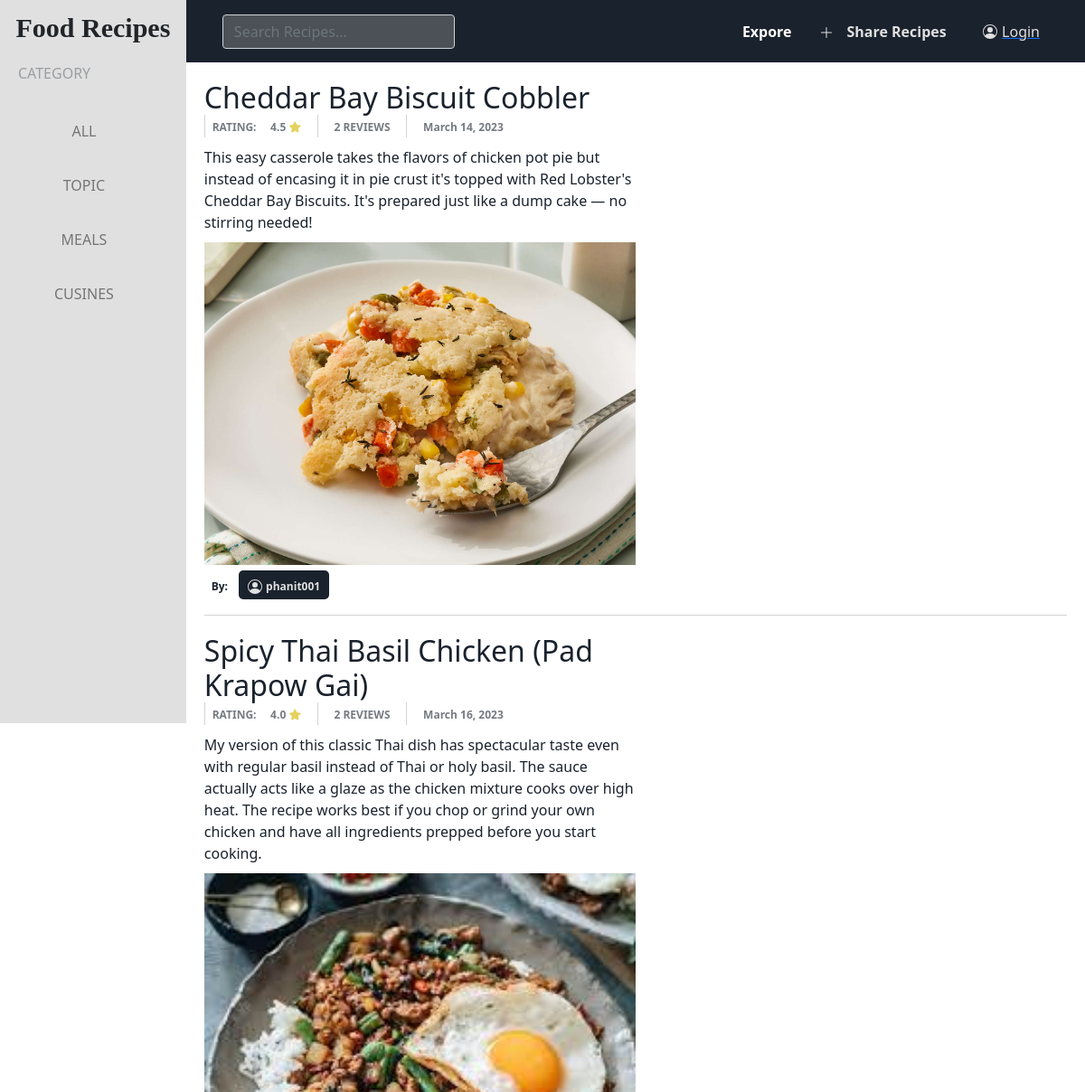
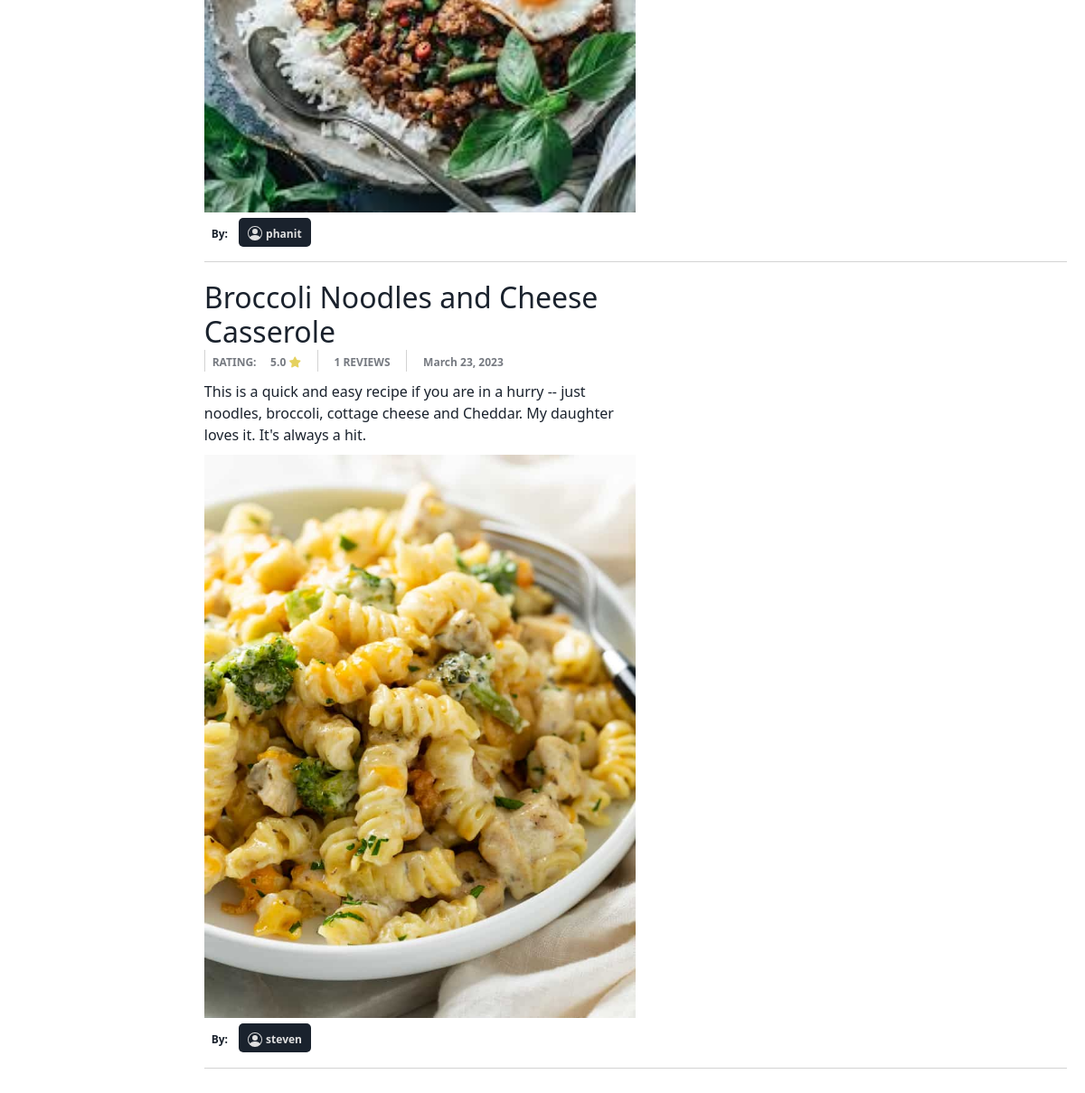
The page / on the database its author committed (2 pictures, top to bottom).
### base/models.py (models this page shows, shortened)
class Recipe(models.Model):
    user = models.ForeignKey("User", on_delete=models.CASCADE, related_name='recipe_user')
    create_at = models.DateField(default=timezone.localtime())
    title = models.TextField()
    description = models.TextField()
    ingredients = models.TextField()
    image = models.ImageField(null=True, upload_to='images/')
    directions = models.TextField()
    totalTime = models.IntegerField()
    categories = models.TextField(null=True)
    recipe_allergy_ingrediets = models.TextField(default=None, blank=True, null=True)
    recipe_favorite_ingrediets = models.TextField(default=None, blank=True, null=True)
    def rating(self):
        return self.recipe_review_rating.aggregate(avg_rating=Coalesce(Avg('rating'),0.0))
    def review(self):
        return self.recipe_review_rating.aggregate(count_review=Count('review'))

class User(AbstractUser):
    email = models.EmailField(unique=True, null=True)
    bio = models.TextField(default=None, blank=True, null=True)
    avatar = models.ImageField(default=None, blank=True, null=True)
    first_name = models.TextField(default=None, blank=True, null=True)
    last_name = models.TextField(default=None, blank=True, null=True)
    allergy_ingrediets = models.TextField(default=None, blank=True, null=True)
    favorite_ingrediets = models.TextField(default=None, blank=True, null=True)

### base/views.py (the view, shortened to what this page needs)
# urls.py: path('', views.home, name="index"),
def home(request):
    preference = {}
    categoryName = request.GET.get('category')
    if categoryName:
        recipes = Recipe.objects.filter(categories__contains = categoryName)
    else:
        recipes = Recipe.objects.all()
    if request.method == 'POST':
        recipes = Recipe.objects.filter(title__contains = request.POST['search'])
    return render(request, 'base/home.html',{'recipes': recipes,"categoryName":categoryName})

### base/templates/base/home.html (shortened to what this page needs)
{% extends 'base/layout.html' %} {% block body %}
<div class="home_body">
   {% for recipe in recipes %}
  <div class="recipie_wrapper">
    <a
      href="{% url 'recipe' recipe.id %}"
      style="text-decoration: none; color: #1a222d"
    >
      <div class="recipe_post_container">
        <h2>{{recipe.title}}</h2>
        <div class="recipe_post_divider">
          <div>
            <span class="badge text-bg-light">RATING: </span
            ><span class="badge text-bg-light"
              >{{recipe.rating.avg_rating}}
              <i class="rating__star fas fa-star" style="color: #dabd18b2"></i
            ></span>
          </div>
          <div style="padding-left: 10px">
            <span class="badge text-bg-light"
              >{{recipe.review.count_review}} REVIEWS</span
            >
          </div>
          <div style="padding-left: 10px">
            <span class="badge text-bg-light">{{recipe.create_at}}</span>
          </div>
        </div>
        <div class="recipe_post_description_container" style="margin-top: 10px">
          <p style="margin-bottom: 0">{{recipe.description}}</p>
        </div>
        <div class="image"><img src="media/{{recipe.image}}" /></div>
      </div>
    </a>
    <div class="recipe_post_footer_container">
      <span style="color: #1a222d" class="badge text-bg-light">By: </span>
      <a class="recipe_user_profile" href="{% url 'profile' recipe.user.id%}">
        <span style="color: #e0e0e0; padding: 0" class="badge text-bg-light"
          >{{recipe.user.username}}</span
        >
      </a>
    </div>
  </div>
  {% endfor %}
</div>
{%endblock%}

### base/templates/base/layout.html (shortened to what this page needs)
<!DOCTYPE html>
{% load static %}
<html lang="en">
  <head>
    <link
      rel="stylesheet"
      href="https://stackpath.bootstrapcdn.com/bootstrap/4.4.1/css/bootstrap.min.css"
    />
    <link rel="stylesheet" href="{% static 'base/styles.css' %}" />
    <link
      href="https://cdn.jsdelivr.net/npm/bootstrap@5.0.0/dist/css/bootstrap.min.css"
      rel="stylesheet"
    />
  </head>
  <body>
    <div class="body">
      <div class="left_container">
        <div class="page_title">
          <h1>Food Recipes</h1>
        </div>
        <div class="category_container">
          <span>CATEGORY</span>
          <div style="margin-top: 30px">
          </div>
        </div>
      </div>
      <div class="right_container">
        <div class="navbar">
          <div class="navbar_left">
            <form
              class="d-flex"
              role="search"
              method="post"
              action="{%url 'index'%}"
            >
              <input
                id="search_input"
                class="form-control me-2 search_input"
                type="search"
                placeholder="Search Recipes..."
                aria-label="Search"
                name="search"
              />
            </form>
          </div>
          <div class="navbar_right">
            <a class="navbar_explore" href="{% url 'index' %}">
              <span class="badge text-bg-light">Expore</span>
            </a>
            <a class="navbar_sharerecipes" href="{% url 'shareRecipes' %}">
              <svg
                xmlns="http://www.w3.org/2000/svg"
                width="16"
                height="16"
                fill="currentColor"
                class="bi bi-plus-lg"
                viewBox="0 0 16 16"
              >
                <path
                  fill-rule="evenodd"
                  d="M8 2a.5.5 0 0 1 .5.5v5h5a.5.5 0 0 1 0 1h-5v5a.5.5 0 0 1-1 0v-5h-5a.5.5 0 0 1 0-1h5v-5A.5.5 0 0 1 8 2Z"
                />
              </svg>
              <span class="badge text-bg-light">Share Recipes</span>
            </a>
            {% if user.is_authenticated %}
            <div class="dropdown-center">
              <button
                type="button"
                data-bs-toggle="dropdown"
                aria-expanded="false"
                class="btn btn-secondary dropdown-toggle recipe_user_profile"
                style="
                  background-color: #71c6dd;
                  padding: 8px 15px;
                  border-radius: 10px;
                "
              >
                <svg
                  style="margin: 0"
                  xmlns="http://www.w3.org/2000/svg"
                  width="20"
                  height="20"
                  fill="#1a222d"
                  class="bi bi-person-circle"
                  viewBox="0 0 16 16"
                  style="color: #1a222d; fill: #1a222d"
                >
                  <path d="M11 6a3 3 0 1 1-6 0 3 3 0 0 1 6 0z" />
                  <path
                    fill-rule="evenodd"
                    d="M0 8a8 8 0 1 1 16 0A8 8 0 0 1 0 8zm8-7a7 7 0 0 0-5.468 11.37C3.242 11.226 4.805 10 8 10s4.757 1.225 5.468 2.37A7 7 0 0 0 8 1z"
                  />
                </svg>
                <span
                  style="color: #1a222d; padding: 0; font-size: 14px"
                  class="badge text-bg-light"
                  >{{user.username}}</span
                >
              </button>
              <ul class="dropdown-menu" style="left: 80%">
                <li>
                  <a
                    class="dropdown-item"
                    href="{% url 'profile' userId=user.id%}"
                    >Profile</a
                  >
                </li>
                <li id="navbar_sharerecipes_dropdown">
                  <a class="dropdown-item" href="{% url 'shareRecipes' %}">
                    <svg
                      xmlns="http://www.w3.org/2000/svg"
                      width="16"
                      height="16"
                      fill="currentColor"
                      class="bi bi-plus-lg"
                      viewBox="0 0 16 16"
                    >
                      <path
                        fill-rule="evenodd"
                        d="M8 2a.5.5 0 0 1 .5.5v5h5a.5.5 0 0 1 0 1h-5v5a.5.5 0 0 1-1 0v-5h-5a.5.5 0 0 1 0-1h5v-5A.5.5 0 0 1 8 2Z"
                      />
                    </svg>
                    Share Recipes
                  </a>
                </li>
                <li>
                  <a class="dropdown-item" href="{%url 'preference'%}"
                    >My Preference</a
                  >
                </li>
                <li>
                  <a class="dropdown-item" href="{%url 'editProfile'%}"
                    >Edit Profile</a
                  >
                </li>
                <li>
                  <a
                    class="navbar_profile dropdown-item"
                    href="{% url 'logout' %}"
                  >
                    <span style="color: #1a222d">Logout</span>
                  </a>
                </li>
              </ul>
            </div>
            {% else %}
            <a class="navbar_profile" href="{% url 'login' %}">
              <span>Login</span>
            </a>
            {% endif %}
          </div>
        </div>
        <div>{% block body %}{% endblock %}</div>
      </div>
    </div>
  </body>
</html>

### base/static/base/styles.css (style rules this page uses)
body { min-height: 100vh; padding: 0; margin: 0; position: relative; }
.body { display: flex; max-width: 100%; padding: 0; margin: 0; overflow: hidden; }
.left_container { width: 20%; background-color: #e0e0e0; height: 100vh; }
.left_container .page_title { height: 69px; display: flex; justify-content: center; align-items: center; }
.left_container .page_title h1 { font-size: 30px; font-family: palatino; font-weight: bold; }
.right_container { width: 100%; }
.right_container .navbar { width: 100%; background-color: #1a222d; height: 69px; }
.category_container { width: 100%; padding: 0 40px 0 20px; }
.category_container span { color: rgba(26, 34, 45, 0.35); font-weight: 450; }
.navbar { display: flex; justify-content: space-between; align-items: center; padding: 5px 40px 0; }
.navbar_left { display: flex; align-items: center; }
.form-control:valid { background-color: rgba(91, 95, 101, 0.77) !important; }
.search_input { border: none; width: 300px; }
.navbar_right { display: flex; gap: 20px; align-items: center; }
.navbar_explore { color: #e0e0e0; text-decoration: none; }
.navbar_explore span { font-size: medium; }
.navbar_sharerecipes { color: none; text-decoration: none; }
.navbar_sharerecipes span { color: #e0e0e0; font-size: medium; }
.navbar_sharerecipes svg { fill: #e0e0e0; }
.navbar_profile { display: flex; align-items: center; padding: 10px; }
.navbar_profile span { color: #e0e0e0; }
.navbar_profile svg { fill: #e0e0e0; margin-right: 5px; }
.recipie_wrapper { border-bottom: 1px lightgrey solid; padding-bottom: 20px; margin-bottom: 20px; }
.recipe_post_container { display: flex; flex-direction: column; width: 50%; }
.recipe_post_container .image img { width: 100%; }
.recipe_post_container h2 { margin: 0; }
.recipe_user_profile { text-decoration: none !important; color: #e0e0e0 !important; }
.recipe_post_divider { display: flex; flex-direction: row; gap: 10px; }
.recipe_post_divider div { border-left: 1px lightgray solid; }
.recipe_post_divider div span { color: rgba(26, 34, 45, 0.6); }
.recipe_post_footer_container { margin-top: 10px; }
.recipe_post_footer_container .recipe_user_profile { border-radius: 5px; background-color: #1a222d; padding: 5px 10px; }
.home_body { padding: 20px; }
.rating__star { cursor: pointer; color: #ffc107; }

### rows shown on the page
Recipe: title "Cheddar Bay Biscuit Cobbler", rating.avg_rating "4.5", review.count_review "2", create_at "March 14, 2023", description "This easy casserole takes the flavors of chicken pot pie but instead of encasing it in pie crust it's topped with Red Lobster's Cheddar Bay Biscuits. It's prepared just like a dump cake — no stirring needed!", image (picture), user.username "phanit001"
Recipe: title "Spicy Thai Basil Chicken (Pad Krapow Gai)", rating.avg_rating "4.0", review.count_review "2", create_at "March 16, 2023", description "My version of this classic Thai dish has spectacular taste even with regular basil instead of Thai or holy basil. The sauce actually acts like a glaze as the chicken mixture cooks over high heat. The recipe works best if you chop or grind your own chicken and have all ingredients prepped before you start cooking.", image (picture), user.username "phanit"
Recipe: title "Broccoli Noodles and Cheese Casserole", rating.avg_rating "5.0", review.count_review "1", create_at "March 23, 2023", description "This is a quick and easy recipe if you are in a hurry -- just noodles, broccoli, cottage cheese and Cheddar. My daughter loves it. It's always a hit.", image (picture), user.username "steven"
